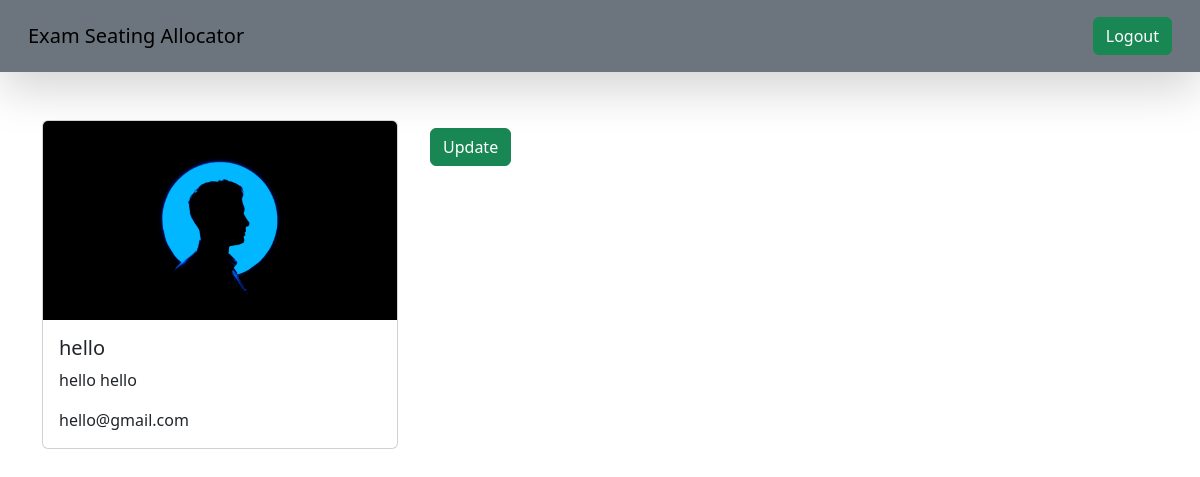
The page /admin_view_profile/ (signed in) on the database its author committed.
### api/models.py (models this page shows)
class User(AbstractUser):
    user_type = models.CharField(max_length=20, choices=USER_TYPES)
    user_image = models.ImageField(
        upload_to="Users",
    )
    groups = models.ManyToManyField(Group, related_name="api_users")
    user_permissions = models.ManyToManyField(Permission, related_name="api_users")

### api/views.py (the view)
# urls.py: path("admin_view_profile/", admin_view_profile, name="admin_view_profile"),
@login_required(login_url="login_page")
@user_passes_test(is_admin, login_url="login_page")
def admin_view_profile(request):
    context = {
        "homeurl": "admin_home",
    }
    return render(request, "adminViewProfile.html", context)

### api/views.py (called while the page is built)
def is_admin(user):
    return user.groups.filter(name="RTEs").exists()

### api/templates/adminViewProfile.html (shortened to what this page needs)
{%extends "base.html"%} {%block start%}
<div class="container mt-5">
  <div class="row">
    <div class="col-md-4">
      <div class="card">
        <img
          src="/media/{{user.user_image}}"
          class="card-img-top"
          alt="Profile Image"
        />
        <div class="card-body">
          <h5 class="card-title">{{ user.username }}</h5>
          <p class="card-text">{{ user.first_name }} {{ user.last_name }}</p>
          <p class="card-text">{{ user.email }}</p>
        </div>
      </div>
    </div>
    <div class="col-md-8">
        <a href="#" class="btn btn-success m-2">Update</a>
    </div>
    </div>
  </div>
  {%endblock%}

### rows shown on the page
User: user_image (placeholder picture), username "hello", first_name "hello", last_name "hello", email "hello@gmail.com"
